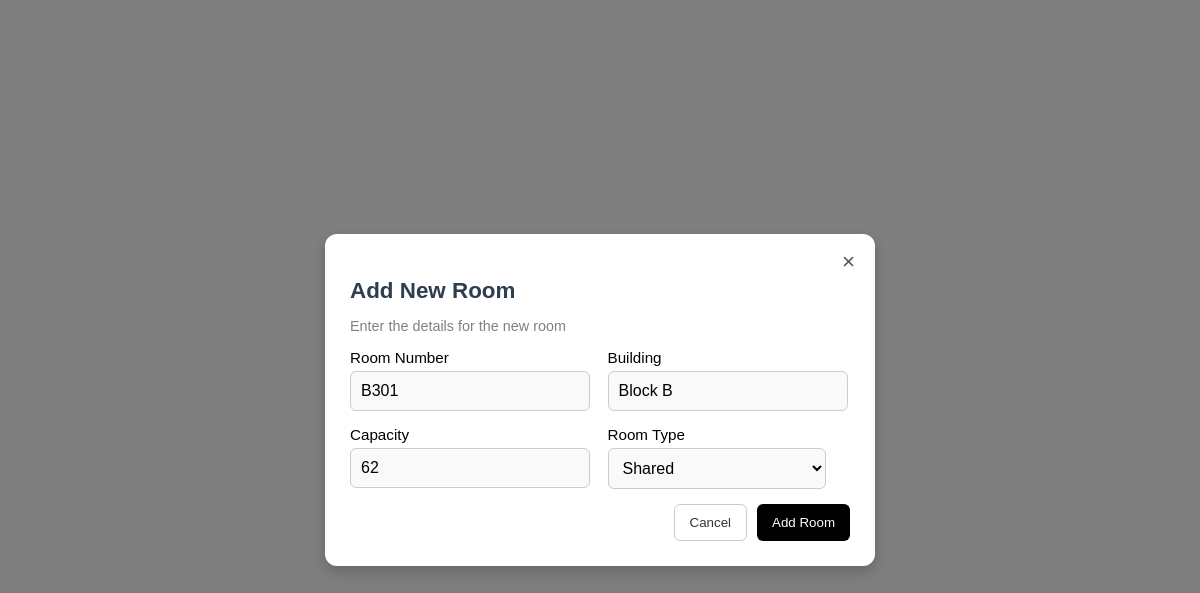
Page /edit-room/B301/ (signed in) on the committed database.
### home/models.py (models this page shows, shortened)
class Room(models.Model):
    ROOM_TYPES = [
        ('Single', 'Single'),
        ('Shared', 'Shared'),
    ]
    building = models.CharField(max_length=50)  # Manually entered building block
    room_number = models.CharField(max_length=10, unique=True)  # Manually entered room number
    room_type = models.CharField(max_length=10, choices=ROOM_TYPES)
    capacity = models.IntegerField()
    occupied = models.IntegerField(default=0)  # Tracks current number of students in the room

### home/views.py (the view)
# urls.py: path('edit-room/<str:room_number>/', views.edit_room, name='edit-room'),
@login_required
def edit_room(request, room_number):
    room_list =get_object_or_404(Room, room_number=room_number)
    if request.method == "POST":
        form = RoomForm(request.POST, instance=room_list)
        if form.is_valid():
            form.save()
            return redirect('admin-room')
    else:
        form = RoomForm(instance=room_list)
    return render(request, 'new_room.html', {'form': form})

### home/forms.py
class RoomForm(forms.ModelForm):
    class Meta:
        model = Room
        fields = ['building', 'room_number', 'room_type', 'capacity']
        widgets = {
            'building': forms.TextInput(attrs={'class': 'form-control', 'placeholder': 'Building Block (e.g., Block A)'}),
            'room_number': forms.TextInput(attrs={'class': 'form-control', 'placeholder': 'Room Number (e.g., A101)'}),
            'room_type': forms.Select(attrs={'class': 'form-control', 'placeholder': 'standard'}),
            'capacity': forms.NumberInput(attrs={'class': 'form-control'}),
        }

### home/templates/new_room.html (shortened to what this page needs)
{% load static %}
<!DOCTYPE html>
<html lang="en">
  <head>
    <link rel="stylesheet" href="{% static 'css/new_room.css' %}" />
  </head>
  <body>
    <div class="modal">
      <a href="{% url 'admin-room' %}">
        <span class="close-btn">&times;</span>
      </a>
      <h2 class="modal-title">Add New Room</h2>
      <p class="modal-subtitle">Enter the details for the new room</p>
      <form method="post">
        <div class="form-grid">
          <div>
            <label for="{{ form.room_number.id_for_label }}">Room Number</label>
            {{ form.room_number }}
          </div>
          <div>
            <label for="{{ form.building.id_for_label }}">Building</label>
            {{ form.building }}
          </div>
          <div>
            <label for="{{ form.capacity.id_for_label }}">Capacity</label>
            {{ form.capacity }}
          </div>
          <div>
            <label for="{{ form.room_type.id_for_label }}">Room Type</label>
            {{ form.room_type }}
          </div>
        </div>
        <div class="button-group">
          <button
            type="button"
            class="cancel-btn"
            onclick="window.location.href='{% url 'admin-room' %}'"
          >
            Cancel
          </button>
          <button type="submit" class="submit-btn">Add Room</button>
        </div>
      </form>
    </div>
  </body>
</html>

### home/static/css/new_room.css (style rules this page uses)
body { font-family: 'Poppins', sans-serif; background: rgba(0, 0, 0, 0.5); display: flex; justify-content: center; align-items: center; height: 100vh; margin: 0; }
label { font-weight: 500; font-size: 0.95rem; margin-bottom: 5px; display: block; }
input, select { background: #f5f5f5; }
.modal { background: white; padding: 25px; border-radius: 12px; box-shadow: 0px 6px 15px rgba(0, 0, 0, 0.2); width: 500px; position: relative; animation: fadeIn 0.5s ease-in-out; }
.close-btn { position: absolute; top: 15px; right: 20px; font-size: 1.4rem; cursor: pointer; color: #555; }
.modal-title { font-size: 1.4rem; font-weight: 600; margin-bottom: 5px; color: #2C3E50; }
.modal-subtitle { font-size: 0.9rem; color: gray; margin-bottom: 15px; }
.form-grid { display: grid; grid-template-columns: 1fr 1fr; gap: 15px; }
input, select { width: 90%; padding: 10px; border: 1px solid #ccc; border-radius: 6px; font-size: 1rem; background: #f9f9f9; transition: 0.3s; }
.button-group { display: flex; justify-content: flex-end; margin-top: 15px; }
.cancel-btn { background: white; color: #333; border: 1px solid #ccc; padding: 10px 15px; border-radius: 6px; cursor: pointer; margin-right: 10px; }
.submit-btn { background: black; color: white; border: none; padding: 10px 15px; border-radius: 6px; cursor: pointer; }

### rows in the picture
Room: room_number "B301", building "Block B", capacity "62", room_type "Shared"
